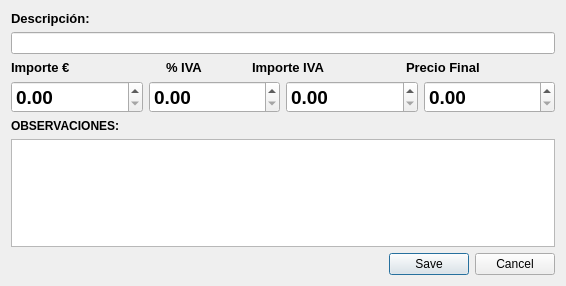
<?xml version="1.0" encoding="UTF-8"?>
<ui version="4.0">
 <class>fproducto</class>
 <widget class="QDialog" name="fproducto">
  <property name="geometry">
   <rect>
    <x>0</x>
    <y>0</y>
    <width>566</width>
    <height>286</height>
   </rect>
  </property>
  <property name="windowTitle">
   <string>Nuevo Producto/Servicio</string>
  </property>
  <layout class="QGridLayout" name="gridLayout">
   <item row="0" column="0">
    <layout class="QVBoxLayout" name="verticalLayout_4">
     <item>
      <layout class="QVBoxLayout" name="verticalLayout">
       <item>
        <widget class="QLabel" name="label">
         <property name="font">
          <font>
           <pointsize>10</pointsize>
           <weight>75</weight>
           <bold>true</bold>
          </font>
         </property>
         <property name="text">
          <string>Descripción:</string>
         </property>
        </widget>
       </item>
       <item>
        <widget class="QLineEdit" name="txtDescripcion"/>
       </item>
      </layout>
     </item>
     <item>
      <layout class="QVBoxLayout" name="verticalLayout_2">
       <item>
        <layout class="QHBoxLayout" name="horizontalLayout">
         <item>
          <widget class="QLabel" name="label_2">
           <property name="font">
            <font>
             <pointsize>10</pointsize>
             <weight>75</weight>
             <bold>true</bold>
            </font>
           </property>
           <property name="text">
            <string>Importe €</string>
           </property>
          </widget>
         </item>
         <item>
          <widget class="QLabel" name="label_3">
           <property name="minimumSize">
            <size>
             <width>80</width>
             <height>0</height>
            </size>
           </property>
           <property name="maximumSize">
            <size>
             <width>50</width>
             <height>16777215</height>
            </size>
           </property>
           <property name="font">
            <font>
             <pointsize>10</pointsize>
             <weight>75</weight>
             <bold>true</bold>
            </font>
           </property>
           <property name="text">
            <string>% IVA</string>
           </property>
          </widget>
         </item>
         <item>
          <widget class="QLabel" name="label_5">
           <property name="font">
            <font>
             <pointsize>10</pointsize>
             <weight>75</weight>
             <bold>true</bold>
            </font>
           </property>
           <property name="text">
            <string>Importe IVA</string>
           </property>
          </widget>
         </item>
         <item>
          <widget class="QLabel" name="label_4">
           <property name="font">
            <font>
             <pointsize>10</pointsize>
             <weight>75</weight>
             <bold>true</bold>
            </font>
           </property>
           <property name="text">
            <string>Precio Final</string>
           </property>
          </widget>
         </item>
        </layout>
       </item>
       <item>
        <layout class="QHBoxLayout" name="horizontalLayout_2">
         <item>
          <widget class="QDoubleSpinBox" name="txtImporte">
           <property name="minimumSize">
            <size>
             <width>120</width>
             <height>0</height>
            </size>
           </property>
           <property name="font">
            <font>
             <pointsize>14</pointsize>
             <weight>75</weight>
             <bold>true</bold>
            </font>
           </property>
           <property name="maximum">
            <double>9999999.000000000000000</double>
           </property>
          </widget>
         </item>
         <item>
          <widget class="QDoubleSpinBox" name="txtIvaPor">
           <property name="minimumSize">
            <size>
             <width>90</width>
             <height>0</height>
            </size>
           </property>
           <property name="font">
            <font>
             <pointsize>14</pointsize>
             <weight>75</weight>
             <bold>true</bold>
            </font>
           </property>
          </widget>
         </item>
         <item>
          <widget class="QDoubleSpinBox" name="txtIvaImp">
           <property name="enabled">
            <bool>true</bool>
           </property>
           <property name="font">
            <font>
             <pointsize>14</pointsize>
             <weight>75</weight>
             <bold>true</bold>
            </font>
           </property>
           <property name="maximum">
            <double>99999999.000000000000000</double>
           </property>
          </widget>
         </item>
         <item>
          <widget class="QDoubleSpinBox" name="txtPrecio">
           <property name="enabled">
            <bool>true</bool>
           </property>
           <property name="font">
            <font>
             <pointsize>14</pointsize>
             <weight>75</weight>
             <bold>true</bold>
            </font>
           </property>
           <property name="maximum">
            <double>99999999.000000000000000</double>
           </property>
          </widget>
         </item>
        </layout>
       </item>
      </layout>
     </item>
     <item>
      <layout class="QVBoxLayout" name="verticalLayout_3">
       <item>
        <widget class="QLabel" name="label_6">
         <property name="font">
          <font>
           <weight>75</weight>
           <bold>true</bold>
          </font>
         </property>
         <property name="text">
          <string>OBSERVACIONES:</string>
         </property>
        </widget>
       </item>
       <item>
        <widget class="QTextEdit" name="txtObservaciones"/>
       </item>
      </layout>
     </item>
     <item>
      <widget class="QDialogButtonBox" name="buttonBox">
       <property name="orientation">
        <enum>Qt::Horizontal</enum>
       </property>
       <property name="standardButtons">
        <set>QDialogButtonBox::Cancel|QDialogButtonBox::Save</set>
       </property>
      </widget>
     </item>
    </layout>
   </item>
  </layout>
 </widget>
 <resources/>
 <connections>
  <connection>
   <sender>buttonBox</sender>
   <signal>accepted()</signal>
   <receiver>fproducto</receiver>
   <slot>accept()</slot>
   <hints>
    <hint type="sourcelabel">
     <x>248</x>
     <y>254</y>
    </hint>
    <hint type="destinationlabel">
     <x>157</x>
     <y>274</y>
    </hint>
   </hints>
  </connection>
  <connection>
   <sender>buttonBox</sender>
   <signal>rejected()</signal>
   <receiver>fproducto</receiver>
   <slot>reject()</slot>
   <hints>
    <hint type="sourcelabel">
     <x>316</x>
     <y>260</y>
    </hint>
    <hint type="destinationlabel">
     <x>286</x>
     <y>274</y>
    </hint>
   </hints>
  </connection>
 </connections>
</ui>
